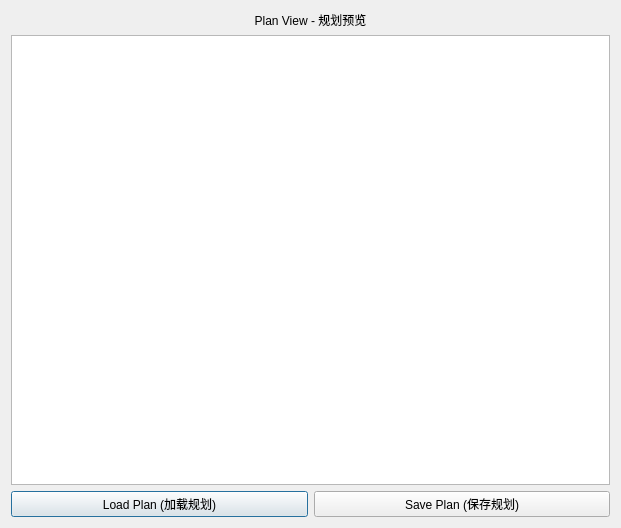
<?xml version="1.0" encoding="UTF-8"?>
<ui version="4.0">
 <class>QDAPlanDialog</class>
 <widget class="QDialog" name="QDAPlanDialog">
  <property name="geometry">
   <rect>
    <x>0</x>
    <y>0</y>
    <width>621</width>
    <height>528</height>
   </rect>
  </property>
  <property name="windowTitle">
   <string>Dialog</string>
  </property>
  <layout class="QGridLayout" name="gridLayout">
   <item row="1" column="0" colspan="2">
    <widget class="QPlainTextEdit" name="viewProjectConfigText"/>
   </item>
   <item row="0" column="0" colspan="2">
    <widget class="QLabel" name="titleLabel">
     <property name="text">
      <string>Plan View - 规划预览</string>
     </property>
     <property name="alignment">
      <set>Qt::AlignCenter</set>
     </property>
    </widget>
   </item>
   <item row="2" column="0">
    <widget class="QPushButton" name="loadPlanBtn">
     <property name="text">
      <string>Load Plan (加载规划)</string>
     </property>
    </widget>
   </item>
   <item row="2" column="1">
    <widget class="QPushButton" name="savePlanBtn">
     <property name="text">
      <string>Save Plan (保存规划)</string>
     </property>
    </widget>
   </item>
  </layout>
 </widget>
 <resources/>
 <connections/>
</ui>
